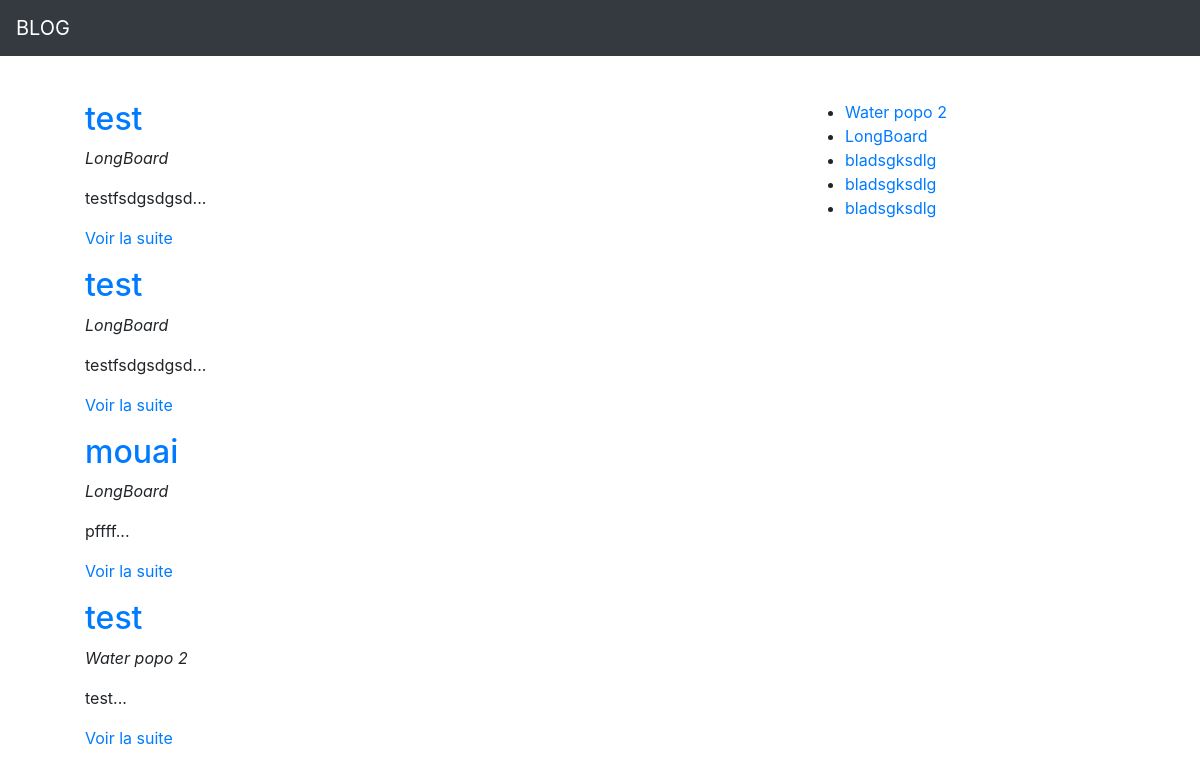
The page / on the database its author committed.
### tables this page shows
CREATE TABLE `articles` (
  `id` int(11) NOT NULL,
  `title` varchar(255) NOT NULL,
  `content` longtext,
  `date` datetime NOT NULL DEFAULT CURRENT_TIMESTAMP,
  `category_id` int(11) DEFAULT NULL
);

CREATE TABLE `categories` (
  `id` int(11) NOT NULL,
  `title` varchar(255) DEFAULT NULL
);

### core/Controller/Controller.php (called while the page is built, shortened)
<?php
class Controller
{
    protected $viewPath;
    protected $template;
    protected function render($view, $variables = []){
        extract($variables);
        require ($this->viewPath . str_replace('.', '/', $view) .'.php');
        $content = ob_get_clean();
        require ($this->viewPath . 'templates/' . $this->template . '.php');
    }
}

### app/Controller/PostsController.php (called while the page is built, shortened)
<?php
class PostsController extends AppController
{
    public function index(){
        $posts = $this->Post->last();
        $categories = $this->Category->all();
        $this->render('posts.index', compact('posts', 'categories'));
    }
}

### public/index.php (called while the page is built, shortened)
<?php
if(isset($_GET['p'])){
    $page = $_GET['p'];
}else{
    $page = 'posts.index';
}
$page = explode('.', $page);
if($page[0] == 'admin'){
    $controller = '\App\Controller\Admin\\' . ucfirst($page[1]) . 'Controller';
    $action = $page[2];
} else {
    $action = $page[1];
}
$controller = new $controller();
$controller->$action();

### core/Table/Table.php (called while the page is built, shortened)
<?php
class Table
{
    protected $table;
    protected $db;
    public function __construct(Database $db)
    {
        $this->db = $db;
    }
    public function all(){
        return $this->query('SELECT * FROM ' . $this->table);
    }
    public function query($statement, $attributes = null, $one = false){
        if($attributes){
            return $this->db->prepare($statement, $attributes, str_replace('Table', 'Entity', get_class($this)), $one);
        } else {
            return $this->db->query($statement, str_replace('Table', 'Entity', get_class($this)), $one);
        }
    }
}

### core/Database/MysqlDatabase.php (called while the page is built, shortened)
<?php
     class MysqlDatabase extends Database{
         private $db_name;
         private $db_user;
         private $db_pass;
         private $db_host;
         private $pdo;
         public function __construct($db_name, $db_user, $db_pass, $db_host = 'localhost')
         {
             $this->db_name = $db_name;
             $this->db_user = $db_user;
             $this->db_pass = $db_pass;
             $this->db_host = $db_host;
         }
         private function getPDO(){
             if($this->pdo === null){
                 $pdo = new PDO('mysql:dbname='.$this->db_name.';host='.$this->db_host,$this->db_user,$this->db_pass);
                 $pdo->setAttribute(PDO::ATTR_ERRMODE, PDO::ERRMODE_EXCEPTION);
                 $this->pdo = $pdo;
             }
             return $this->pdo;
         }
         public function query($statement, $class_name = null, $one =false){
             $req = $this->getPDO()->query($statement);
             if($class_name === null){
                 $req->setFetchMode(PDO::FETCH_OBJ);
             } else {
                 $req->setFetchMode(PDO::FETCH_CLASS, $class_name);
             }
             if($one){
                 $datas = $req->fetch();
             }else {
                 $datas = $req->fetchAll();
             }
             return $datas;
         }
     };

### app/table/PostTable.php (called while the page is built, shortened)
<?php
class PostTable extends Table
{
    public function last(){
        return $this->query("
                  SELECT articles.id, articles.title, articles.content, categories.title as category
                  FROM articles LEFT JOIN categories ON category_id = categories.id
                  ORDER BY articles.date DESC");
    }
}

### app/Autoloader.php (called while the page is built, shortened)
<?php
class Autoloader{
    static function autoload($class){
        if (strpos($class, __NAMESPACE__ . '\\') === 0){
            $class = str_replace(__NAMESPACE__ . '\\', '', $class);
            $class = str_replace('\\', '/', $class);
        }
    }
}

### core/Autoloader.php (called while the page is built, shortened)
<?php
class Autoloader{
    static function autoload($class){
        if (strpos($class, __NAMESPACE__ . '\\') === 0){
            $class = str_replace(__NAMESPACE__ . '\\', '', $class);
            $class = str_replace('\\', '/', $class);
        }
    }
}

### core/Entity/Entity.php (called while the page is built, shortened)
<?php
class Entity {
    public function __get($key){
        $method = 'get' . ucfirst($key);
        $this->$key = $this->$method();
        return $this->$key;
    }
}

### app/Entity/CategoryEntity.php (called while the page is built, shortened)
<?php
class CategoryEntity extends Entity{
    public function getURL(){
        return 'index.php?p=posts.category&id=' . $this->id;
    }
}

### app/views/posts/index.php (the view)
<div class="row">
    <div class="col-sm-8">
        <ul>
            <?php foreach ($posts as $post): ?>
                <h2> <a href="<?= $post->url ?>"><?= $post->title; ?></a></h2>
                <p><em><?= $post->category; ?></em></p>
                <p><?= $post->extrait; ?></p>
            <?php endforeach; ?>
        </ul>
    </div>
    <div class="col-sm-4">
        <ul>
            <?php foreach ($categories as $category): ?>
                <li>
                    <a href="<?= $category->url; ?>"><?= $category->title; ?></a>
                </li>
            <?php endforeach; ?>
        </ul>
    </div>
</div>

### app/Entity/PostEntity.php (shortened to what this page needs)
<?php
class PostEntity extends Entity{
    public function getURL(){
        return 'index.php?p=posts.show&id=' . $this->id;
    }
    public function getExtrait()
    {
        $html = '<p>' . substr($this->content, 0, 100) . '...</p>';
        $html .= '<p><a href="' . $this->getURL() . '">Voir la suite</a></p>';
        return $html;
    }
}

### app/views/templates/default.php (shortened to what this page needs)
<!doctype html>
<html lang="en">
<head>
    <link href="https://stackpath.bootstrapcdn.com/bootstrap/4.2.1/css/bootstrap.min.css" rel="stylesheet">
</head>
<body>
<nav class="navbar navbar-expand-md navbar-dark bg-dark fixed-top">
    <a class="navbar-brand" href="index.php">BLOG</a>
</nav>
<main role="main" class="container">
    <div class="starter-template" style="padding-top: 100px;">
    <?= $content; ?>
    </div>
</main>

### rows shown on the page
articles: title "test", category.title "LongBoard", content "testfsdgsdgsd"
articles: title "test", category.title "LongBoard", content "testfsdgsdgsd"
articles: title "mouai", category.title "LongBoard", content "pffff"
articles: title "test", category.title "Water popo 2", content "test"
categories: title "Water popo 2"
categories: title "LongBoard"
categories: title "bladsgksdlg"
categories: title "bladsgksdlg"
categories: title "bladsgksdlg"
